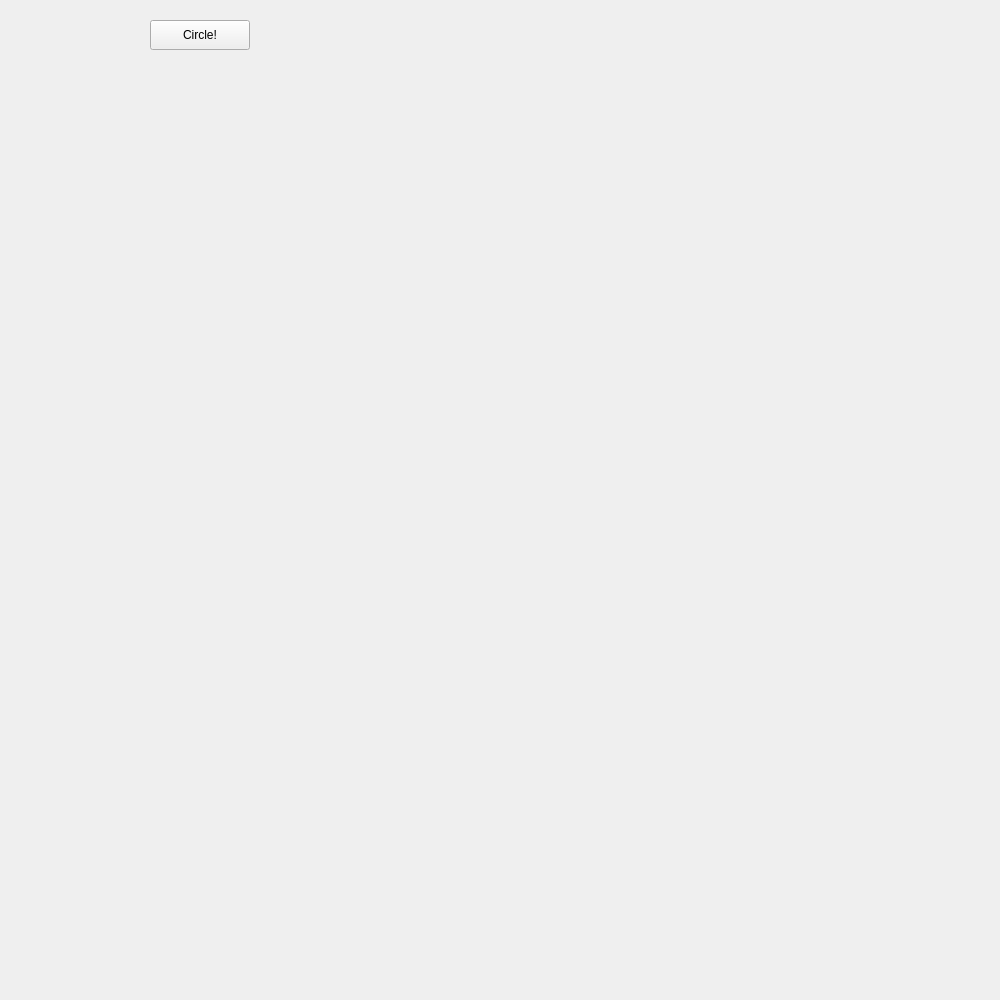
<?xml version="1.0" encoding="UTF-8"?>
<ui version="4.0">
 <class>MainWindow</class>
 <widget class="QMainWindow" name="MainWindow">
  <property name="geometry">
   <rect>
    <x>0</x>
    <y>0</y>
    <width>1000</width>
    <height>1000</height>
   </rect>
  </property>
  <property name="windowTitle">
   <string>круг</string>
  </property>
  <widget class="QWidget" name="centralwidget">
   <widget class="QPushButton" name="pushButton">
    <property name="geometry">
     <rect>
      <x>150</x>
      <y>20</y>
      <width>100</width>
      <height>30</height>
     </rect>
    </property>
    <property name="text">
     <string>Circle!</string>
    </property>
   </widget>
  </widget>
  <widget class="QMenuBar" name="menubar">
   <property name="geometry">
    <rect>
     <x>0</x>
     <y>0</y>
     <width>400</width>
     <height>21</height>
    </rect>
   </property>
  </widget>
 </widget>
 <resources/>
 <connections/>
</ui>
